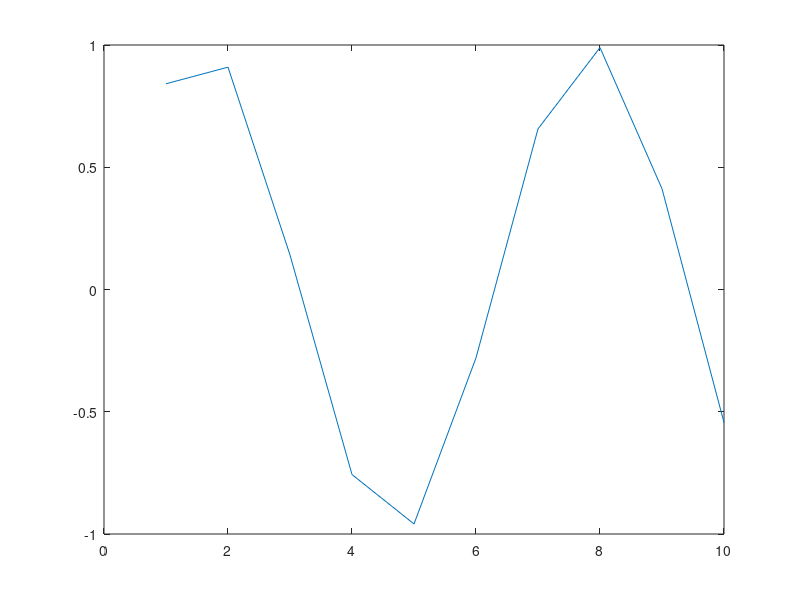

This figure's MATLAB source:
t = [1/sqrt(2),1/sqrt(6),-1/sqrt(12),1/2;
1/sqrt(2),-1/sqrt(6),1/sqrt(12),-1/2;
0,2/sqrt(6),1/sqrt(12),-1/2;
0,0,3/sqrt(12),1/2];
x = linspace(1,10,10)
plot(x,sin(x))